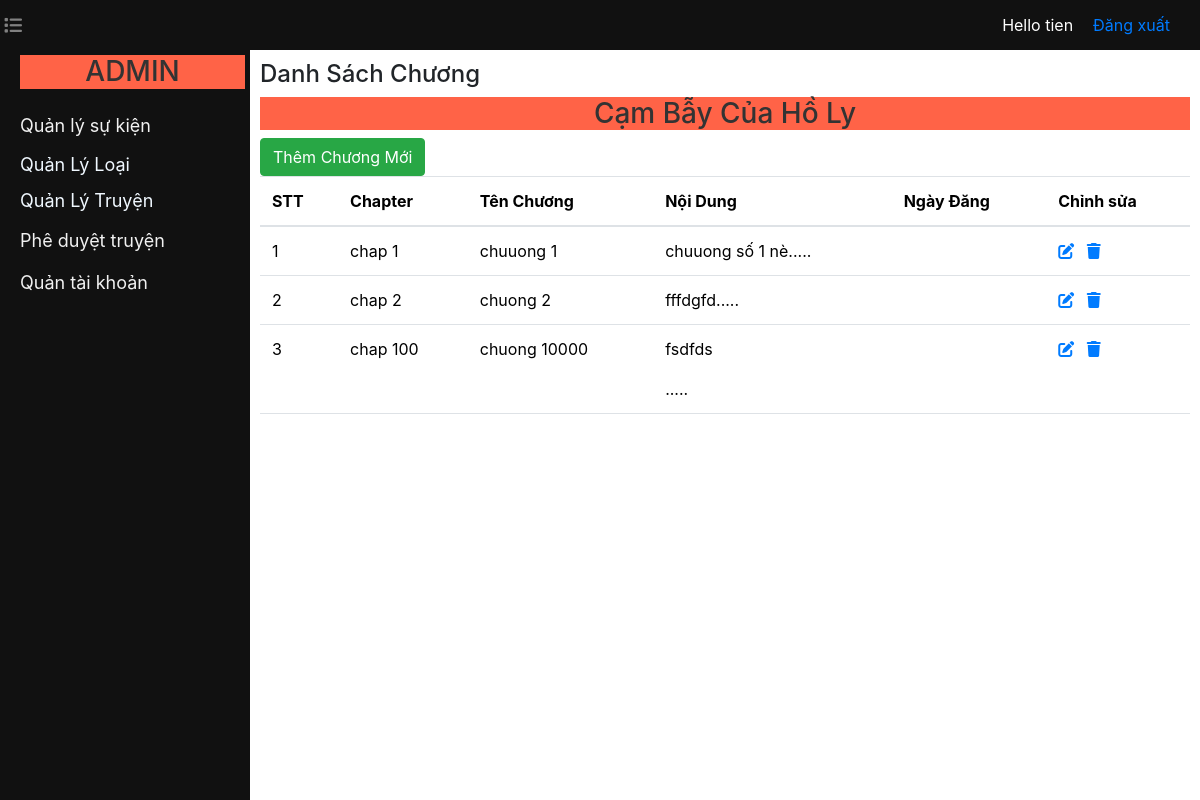
The page /ADMIN/dschuong.php?id_truyen=7 (signed in) on the database its author committed.
### tables this page shows
CREATE TABLE `truyen` (
  `id_truyen` int(11) NOT NULL,
  `tentruyen` varchar(255) NOT NULL,
  `tacgia` varchar(255) NOT NULL,
  `id_theloai` int(11) NOT NULL,
  `id_loai` int(11) NOT NULL,
  `kieu` int(11) NOT NULL,
  `biatruyen` varchar(255) NOT NULL,
  `trangthai` varchar(255) NOT NULL,
  `mota` text NOT NULL
);

CREATE TABLE `chuong` (
  `id_chuong` int(11) NOT NULL,
  `tenchuong` varchar(255) NOT NULL,
  `chapter` varchar(255) NOT NULL,
  `noidung` text NOT NULL,
  `id_truyen` int(11) NOT NULL
);

### lib/session.php (called while the page is built, shortened)
<?php
class Session{
 public static function get($key){
    if (isset($_SESSION[$key])) {
     return $_SESSION[$key];
    } else {
     return false;
    }
 }
}
?>

### lib/database.php (called while the page is built, shortened)
<?php
Class Database{
   public $host   = DB_HOST;
   public $user   = DB_USER;
   public $pass   = DB_PASS;
   public $dbname = DB_NAME;
   public $link;
private function connectDB(){
   $this->link = new mysqli($this->host, $this->user, $this->pass,
    $this->dbname);
 }
public function select($query){
  $result = $this->link->query($query) or
   die($this->link->error.__LINE__);
  if($result->num_rows > 0){
    return $result;
  } else {
    return false;
  }
 }
}

### classes/chuongadmin.php (called while the page is built, shortened)
<?php
$filepath =realpath(dirname(__FILE__));
include_once ( $filepath.'/../lib/database.php');
include_once ( $filepath.'/../helper/format.php');
?>
<?php
    class chuongadmin
    {
        private $db;
        public function __construct(){
            $this->db = new Database();
        }
        public function laytruyentheoid($id){
            $query = "Select tentruyen, id_truyen from truyen where id_truyen = $id";
            $result = $this->db->select($query);
            return $result;
        }
        public function show_chuong($id){
            $query = "SELECT * from chuong where id_truyen='$id'";
            $result = $this->db->select($query);
            return $result;
        }
    }
?>

### helper/format.php (called while the page is built, shortened)
<?php
class Format{
 public function textShorten($text, $limit = 400){
    $text = $text. " ";
    $text = substr($text, 0, $limit);
    $text = substr($text, 0, strrpos($text, ' '));
    $text = $text.".....";
    return $text;
 }
}
?>

### ADMIN/dschuong.php (the view, shortened to what this page needs)
<?php
include '../ADMIN/header.php';
include '../classes/chuongadmin.php';
include_once '../helper/format.php';
$ch = new chuongadmin();
$fm = new Format();
$id = $_GET['id_truyen'];
?>
<div id="contentDiv" class="main-content">
    <h4>Danh Sách Chương</h4>
    <?php
    $lay_truyen_theo_id = $ch->laytruyentheoid($id);
    if ($lay_truyen_theo_id) {
        $row = $lay_truyen_theo_id->fetch_assoc();
        $tentruyen = $row['tentruyen'];
    ?>
        <h3><?php echo $tentruyen; ?></h3>
    <?php } ?>
    <button type="button" class="btn btn-success"><a href="themchuong.php?id_truyen=<?php echo $id; ?>">Thêm Chương Mới</a></button><br>
    <table class="table">
        <thead>
            <tr>
                <th scope="col">STT</th>
                <th scope="col">Chapter</th>
                <th scope="col">Tên Chương</th>
                <th scope="col">Nội Dung</th>
                <th scope="col">Ngày Đăng</th>
                <th scope="col">Chỉnh sửa</th>
            </tr>
        </thead>
        <tbody class="table-group-divider">
            <?php
            $show_chuong = $ch->show_chuong($id);
            if ($show_chuong) {
                $i = 0;
                while ($result = $show_chuong->fetch_assoc()) {
                    $i++;
            ?>
                    <tr>
                        <td><?php echo $i; ?></td>
                        <td><?php echo $result['chapter'] ?></td>
                        <td><?php echo $result['tenchuong'] ?></td>
                        <td><?php echo $fm->textShorten($result['noidung'], 20) ?></td>
                        <td><?php echo $result['ngaydang'] ?></td>
                        <td><a href="suachuong.php?id_chuong=<?php echo $result['id_chuong'] ?>" title="Sửa chương"><i class="fa-solid fa-pen-to-square"></i></a>&ensp;
                            <a onclick="return confirm('Bạn có muốn xóa không?')" href="?xoaid=<?php echo $result['id_chuong'] ?>" title="Xóa"><i class="fa-solid fa-trash"></i></a></td>
                    </tr>
            <?php
                }
            }
            ?>
        </tbody>
    </table>
</div>

### ADMIN/header.php (shortened to what this page needs)
<?php
  include '../lib/session.php';
?>
<!DOCTYPE html>
<html lang="en">
<head>
<link href="https://cdn.jsdelivr.net/npm/bootstrap@5.3.2/dist/css/bootstrap.min.css" rel="stylesheet">
<link rel="stylesheet" href="../font/fontawesome-free-6.4.0-web/css/all.min.css">
<link rel="stylesheet" href="../ADMIN/admin.css?v=4">
<link rel="stylesheet" href="https://stackpath.bootstrapcdn.com/bootstrap/4.3.1/css/bootstrap.min.css">
</head>
<body>
<div class="nav fixed-top">
  <div class="navleft">
  <button id="toggleSidebar"><i class="fa-solid fa-list"></i></button>
  </div>
  <div class="navright">
    <li>Hello <?php echo Session::get('adminname') ?></li>
    <li><a href="?action=logout" >Đăng xuất</a></li>
  </div>
</div>
<div class="content">
<div class="sidebar">
  <a href="index.php"><h3>ADMIN</h3></a>
  <div class="sidebar">
  <a href="quanlysukien.php">Quản lý sự kiện</a>
    <div class="accordion-item">
      <h2 class="accordion-header">
        <button class="accordion-button collapsed" style=" color: aliceblue;" type="button" data-bs-toggle="collapse" data-bs-target="#panelsStayOpen-collapseOne" aria-expanded="true" aria-controls="panelsStayOpen-collapseOne">
        <a>Quản Lý Loại</a>
        </button>
      </h2>
    </div>
    <div class="accordion-item">
      <h2 class="accordion-header">
        <button class="accordion-button collapsed" style=" color: aliceblue;" type="button" data-bs-toggle="collapse" data-bs-target="#flush-collapseOne" aria-expanded="false" aria-controls="flush-collapseOne">
          <a>Quản Lý Truyện</a>
        </button>
      </h2>
    </div>
    <a href="pheduyet.php">Phê duyệt truyện</a>
    <a href="dsnguoidung.php">Quản tài khoản</a>
</div>
  </div>
</div>
</body>
</html>

### ADMIN/admin.css (style rules this page uses)
body { margin: 0; font-family: Arial, sans-serif; transition: margin-left 0.5s; background-image: url(img/bgadmin.png); }
.nav { width: 100%; height:50px; background-color: #111; display: flex; align-items: center; }
.navright { margin-left: auto; padding-right: 20px; color: #fff; display: flex; }
.navright li { margin: 10px; }
.sidebar { height: 100%; width: 250px; position: fixed; background-color: #111; transition: 0.5s; }
.sidebar a { padding: 5px 5px 10px 20px; text-decoration: none; font-size: 18px; color: #f1f1f1; display: block; transition: 0.3s; }
.content { padding-top: 50px; }
.main-content { margin-left: 250px; padding: 10px; transition: margin-left 0.5s; }
#toggleSidebar { font-size: 18px; background-color: #111; color: #818181; border: none; padding: 4px; cursor: pointer; }
h3 { color: #333; background:#FF6347; text-align: center; }
.collapsed { color: #f1f1f1; }
.btn a { text-decoration: none; color:#fff }

### rows shown on the page
truyen: tentruyen "Cạm Bẫy Của Hồ Ly"
chuong: chapter "chap 1", tenchuong "chuuong 1", noidung "chuuong số 1 nè....."
chuong: chapter "chap 2", tenchuong "chuong 2", noidung "fffdgfd....."
chuong: chapter "chap 100", tenchuong "chuong 10000", noidung "fsdfds ....."

### other values the page prints
Session::get('adminname') "tien"
